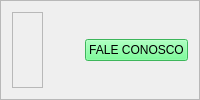
     <widget class="QFrame" name="fundo_partebaixo">
      <property name="frameShape">
       <enum>QFrame::StyledPanel</enum>
      </property>
      <property name="frameShadow">
       <enum>QFrame::Raised</enum>
      </property>
      <layout class="QHBoxLayout" name="horizontalLayout_3">
       <item>
        <widget class="QFrame" name="frame_botao_clientes">
         <property name="frameShape">
          <enum>QFrame::StyledPanel</enum>
         </property>
         <property name="frameShadow">
          <enum>QFrame::Raised</enum>
         </property>
         <layout class="QVBoxLayout" name="verticalLayout_2"/>
        </widget>
       </item>
       <item>
        <widget class="QLabel" name="label">
         <property name="text">
          <string/>
         </property>
        </widget>
       </item>
       <item>
        <widget class="QPushButton" name="bt_link">
         <property name="styleSheet">
          <string notr="true">background-color: rgb(85, 255, 127);</string>
         </property>
         <property name="text">
          <string>FALE CONOSCO</string>
         </property>
         <property name="icon">
          <iconset>
           <normaloff>icon/linkwhatsapp.png</normaloff>icon/linkwhatsapp.png</iconset>
         </property>
         <property name="iconSize">
          <size>
           <width>25</width>
           <height>25</height>
          </size>
         </property>
        </widget>
       </item>
      </layout>
     </widget>
